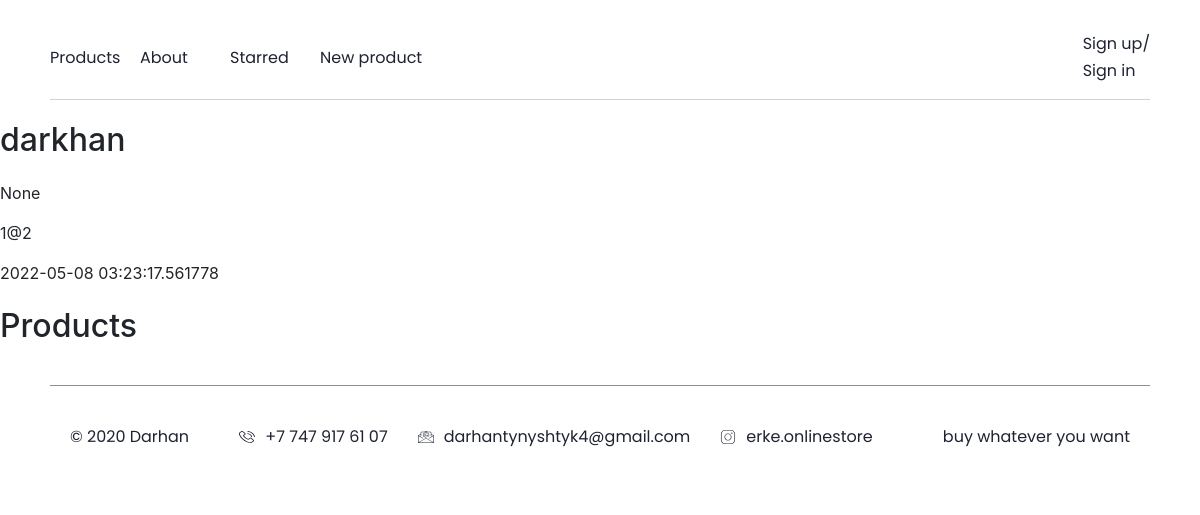
The page /user/2 on the database as committed earlier.
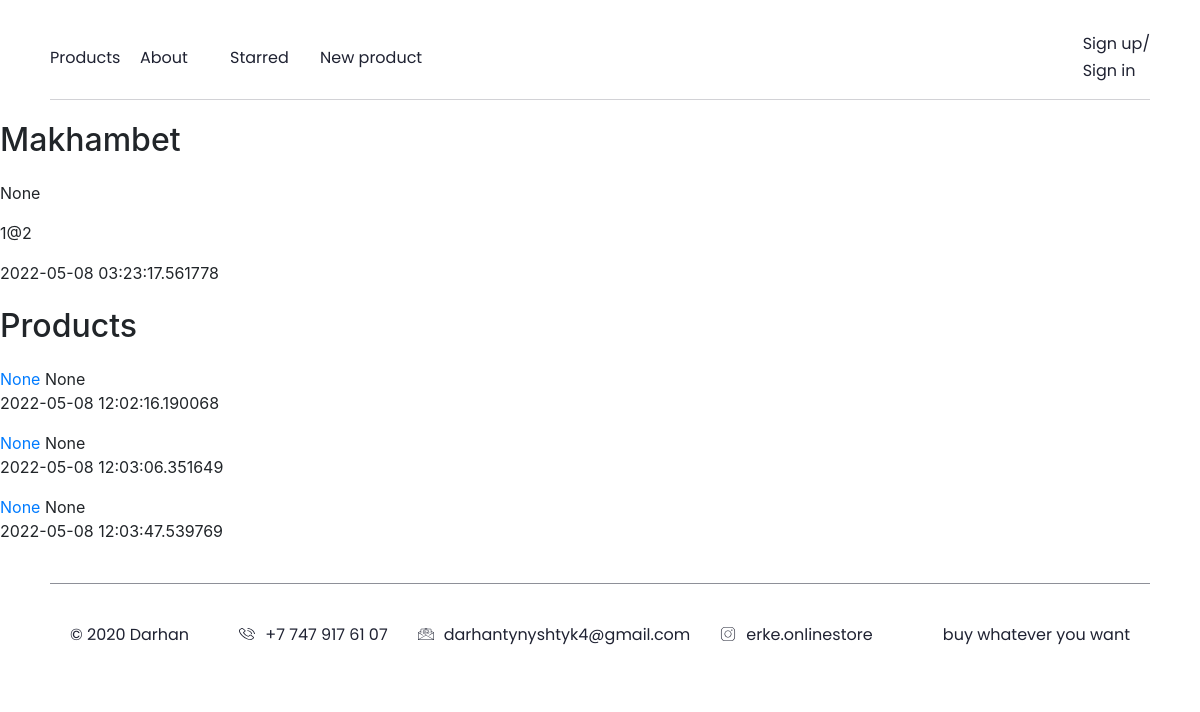
The same page on the database as committed later.
### data/users.py (models this page shows, shortened)
class User(SqlAlchemyBase, UserMixin, SerializerMixin):
    __tablename__ = 'users'
    id = sqlalchemy.Column(sqlalchemy.Integer,
                           primary_key=True, autoincrement=True)
    name = sqlalchemy.Column(sqlalchemy.String, nullable=True)
    about = sqlalchemy.Column(sqlalchemy.String, nullable=True)
    email = sqlalchemy.Column(sqlalchemy.String,
                              index=True, unique=True, nullable=True)
    hashed_password = sqlalchemy.Column(sqlalchemy.String, nullable=True)
    avatar_name = sqlalchemy.Column(sqlalchemy.String, default=None)
    created_date = sqlalchemy.Column(sqlalchemy.DateTime,
                                     default=datetime.datetime.now)
    starred = sqlalchemy.Column(sqlalchemy.String, default='')
    products = orm.relation("Product", back_populates='user')

### data/products.py (models this page shows)
class Product(SqlAlchemyBase, UserMixin, SerializerMixin):
    __tablename__ = 'products'
    id = sqlalchemy.Column(sqlalchemy.Integer,
                           primary_key=True, autoincrement=True)
    name = sqlalchemy.Column(sqlalchemy.String, nullable=True)
    about = sqlalchemy.Column(sqlalchemy.String, nullable=True)
    user_id = sqlalchemy.Column(sqlalchemy.Integer, sqlalchemy.ForeignKey('users.id'))
    price = sqlalchemy.Column(sqlalchemy.Integer)
    avatar_name = sqlalchemy.Column(sqlalchemy.String, default=None)
    date = sqlalchemy.Column(sqlalchemy.DateTime, default=datetime.datetime.now)
    likes = sqlalchemy.Column(sqlalchemy.Integer, default=0)
    is_private = sqlalchemy.Column(sqlalchemy.Boolean, default=False)
    starred = sqlalchemy.Column(sqlalchemy.String, default='')
    user = orm.relation("User")
    categories = orm.relation("Category",
                              secondary="association",
                              backref="products")

### main.py (the view)
@app.route('/user/<int:user_id>')  # Вывод профиля пользователя
def get_user(user_id):
    session = db_session.create_session()
    user = session.query(User).get(user_id)
    params = {
        'current_user': current_user,
        'user': user
    }
    if current_user != user:
        user_products = session.query(Product).filter(Product.is_private == False, Product.user == user)
        params['products'] = user_products
    else:
        user_products = user.products
        params['products'] = user_products
    return render_template('user.html', **params)

### data/db_session.py (called while the page is built)
def create_session() -> Session:
    global __factory
    return __factory()

### templates/user.html
{% extends "base.html" %}
{% block content %}
<h1>{{ user.name }}</h1>
<p>{{ user.about }}</p>
<p>{{ user.email }}</p>
<p>{{ user.created_date }}</p>
<h1>Products</h1>
{% for i in products %}
<a href="/product/{{ i.id }}">{{ i.name }}</a>
<a>{{ i.price }}</a>
<p>{{ i.date }}</p>
{% endfor %}
{% endblock %}

### templates/base.html (shortened to what this page needs)
<!DOCTYPE html>
<html lang="en">
<head>
    <link rel="stylesheet" href="https://maxcdn.bootstrapcdn.com/bootstrap/4.0.0/css/bootstrap.min.css">
    <link rel="stylesheet" href="/static/pages/base.css">
    <link rel="stylesheet" href="/static/pages/signing.css">
    <link rel="stylesheet" href="{{ url_for('static', filename='pages/basepage.css') }}">
</head>
<body>
    <header class="header">
        <nav class="navbar">
            <ul class="navbar__list">
                <li class="navbar__elem"><a href="/1" id="navbarMain" class="navbar__linktext">Products</a></li>
                <li class="navbar__elem"><a href="/2" id="navbarToys" class="navbar__linktext">About</a></li>
                <li class="navbar__elem"><a href="/3" id="navbarCart" class="navbar__linktext">Starred</a></li>
                <li class="navbar__elem"><a href="/add_product" id="navbarAbout" class="navbar__linktext">New product</a></li>
            </ul>
            <ul class="navbar__list">
                {% if current_user.is_authenticated %}
                <li class="navbar__elemico"><a href="/profile" class="navbar__linkico" id="navbarAbout"><img {% if current_user.avatar_name != None %} src="/static/images/users/{{ current_user.id }}/{{ current_user.avatar_name }}" {% else %} src="/static/images/dev/test.png" {% endif %} alt="avatar" class="navbar__avatar"></a></li>
                    <li class="navbar__elemico navbar__elem_show" id="likedDescktop"><a href="/3" class="navbar__linkico"><img src="/static/images/dev/pg_like.svg" class="navbar__ico" alt="loved"><img src="/static/images/dev/filled_like.svg" class="navbar__ico_hover" alt="loved"></a></li>
                    <li class="navbar__elem navbar__elem_hide"><a href="/3" class="navbar__linktext" id="likedMobile">Liked</a></li>
                    <li class="navbar__elem navbar__elem_hide"><a href="/logout" class="navbar__linktext" >Log out</a></li>
                    <li class="navbar__elemico navbar__elem_show" id="logoutDescktop"><a href="/logout" class="navbar__linkico"><img src="/static/images/dev/pg_profile.svg" class="navbar__ico" alt="loved"><img src="/static/images/dev/pg_profile.svg" class="navbar__ico_hover" alt="loved"></a></li>
                {% else %}
                    <li class="navbar__elemico"><a href="/register" class="navbar__linktext ">Sign up/</a>
                        <a href="/login" class="navbar__linktext ">Sign in</a></li>
                {% endif %}
            </ul>
        </nav>
    </header>
{% block content %}{% endblock %}
<footer class="footer">
        <nav class="footerbar">
            <p class="footerbar__p">© 2020 Darhan</p>
            <ul class="footerbar__list">
                <li class="footerbar__elem"><img src="/static/images/dev/phone.svg" class="footerbar__ico" alt=""><p class="footerbar__p">+7 747 917 61 07</p></li>
                <li class="footerbar__elem"><img src="/static/images/dev/email.svg" class="footerbar__ico" alt=""><p class="footerbar__p">darhantynyshtyk4@gmail.com</p></li>
                <li class="footerbar__elem"><img src="/static/images/dev/insta.svg" class="footerbar__ico" alt=""><p class="footerbar__p">erke.onlinestore</p></li>
            </ul>
            <p class="footerbar__p2">buy whatever you want</p>
        </nav>
    </footer>
</body>
</html>

### static/blocks/main-page/main-page.css (style rules this page uses)
html { -webkit-tap-highlight-color: rgba(0,0,0,0); -webkit-tap-highlight-color: transparent; -webkit-touch-callout: text; -webkit-user-select: text; -khtml-user-select: text; -moz-user-select: text; -ms-user-select: text; user-select: text; }
ul, ol { list-style-type: none; }
a { text-decoration: none; }

### static/blocks/base/base.css (style rules this page uses)
html { -webkit-tap-highlight-color: rgba(0, 0, 0, 0); -webkit-tap-highlight-color: transparent; -webkit-touch-callout: text; -webkit-user-select: text; -khtml-user-select: text; -moz-user-select: text; -ms-user-select: text; user-select: text; }
ul, ol { list-style-type: none; }
a { text-decoration: none; }
.header { width: 100%; margin: 0 auto; padding: 30px 0 0; display: flex; align-items: center; justify-content: center; }
.navbar { width: 1150px; display: flex; align-items: center; justify-content: space-between; margin: 0 auto; padding: 0; z-index: 10; border-bottom: 0.5px solid rgba(31, 34, 50, 0.2); padding-bottom: 15px; }
.navbar__list { width: max-content; display: flex; align-items: center; justify-content: flex-start; padding: 0; margin: 0; }
.navbar__elem { width: 135px; margin: 0 10px 0 0; padding: 0; }
.navbar__elem:last-of-type { margin: 0; }
.navbar__elemico { width: max-content; margin: 0 25px 0 0; padding: 0; }
.navbar__elemico:last-of-type { margin: 0; }
.navbar__linktext { width: max-content; margin: 0; text-align: left; font-family: Poppins; font-style: normal; font-weight: normal; font-size: 18px; line-height: 27px; display: flex; align-items: center; color: #1F2232; transition: color .3s ease; }
.footer { margin: 40px 0 0; width: 100%; display: flex; align-items: center; justify-content: center; }
.footerbar { border-top: 0.5px solid rgba(31, 34, 50, 0.5); width: 1110px; margin: 0; display: flex; align-items: center; justify-content: space-between; padding: 20px; }
.footerbar__p { width: max-content; font-family: Poppins; font-style: normal; font-weight: 400; font-size: 16px; line-height: 21px; text-align: left; margin: 0 10px 0 0; color: #1F2232; }
.footerbar__p2 { width: max-content; font-family: Poppins; font-style: normal; font-weight: normal; font-size: 16px; line-height: 21px; text-align: right; margin: 0; color: #1F2232; }
.footerbar__list { margin: 20px 0; padding: 0; width: max-content; display: flex; flex-direction: row; align-items: flex-start; }
.footerbar__elem { margin: 0 20px 0 0; padding: 0; display: flex; align-items: center; justify-content: space-between; }
.footerbar__ico { margin: 0 10px 0 0; padding: 0; }
@media screen and (max-width: 1200px) { .footerbar { width: calc(100% - 100px); } }
@media screen and (max-width: 1200px) { .navbar { width: calc(100% - 100px); } }
@media screen and (max-width: 1200px) { .navbar__linktext { font-size: 16px; } }
@media screen and (max-width: 1200px) { .navbar__elem { width: 80px; } }

Rows that differ between the two databases and show on the page:
changed User "None": name "darkhan" → "Makhambet"
added Product: name "None", price "None", date "2022-05-08 12:02:16.190068"
added Product: name "None", price "None", date "2022-05-08 12:03:06.351649"
added Product: name "None", price "None", date "2022-05-08 12:03:47.539769"
